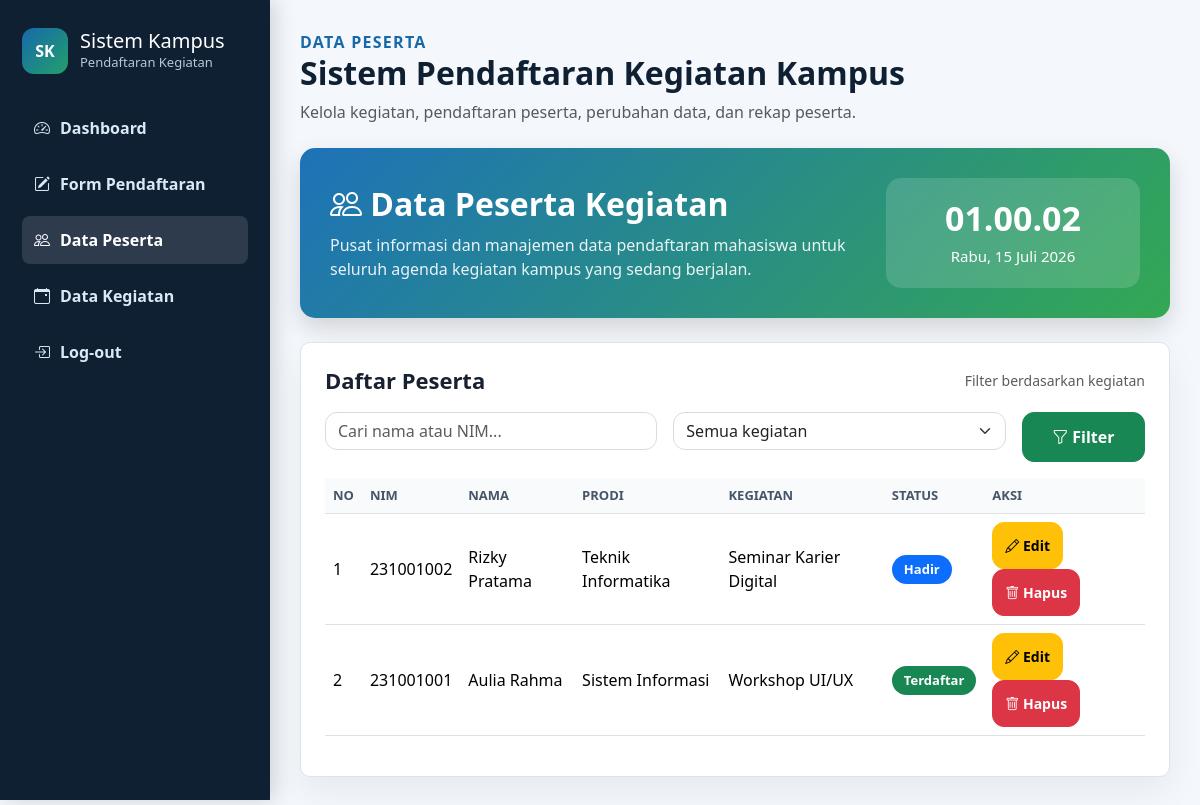
Page /data_peserta.php on the committed database.
### tables this page shows
CREATE TABLE `peserta` (
  `id_peserta` int(11) NOT NULL,
  `id_kegiatan` int(11) NOT NULL,
  `nim` varchar(20) NOT NULL,
  `nama_lengkap` varchar(100) NOT NULL,
  `program_studi` varchar(100) NOT NULL,
  `semester` tinyint(4) NOT NULL,
  `no_hp` varchar(20) DEFAULT NULL,
  `email` varchar(100) DEFAULT NULL,
  `alamat` text DEFAULT NULL,
  `status_pendaftaran` enum('terdaftar','hadir','batal') NOT NULL DEFAULT 'terdaftar',
  `tanggal_daftar` timestamp NOT NULL DEFAULT current_timestamp(),
  `catatan` text DEFAULT NULL
);

CREATE TABLE `kegiatan` (
  `id_kegiatan` int(11) NOT NULL,
  `kode_kegiatan` varchar(20) NOT NULL,
  `nama_kegiatan` varchar(150) NOT NULL,
  `kategori` enum('Seminar','Workshop','Lomba','Pelatihan','Lainnya') NOT NULL,
  `tanggal` date NOT NULL,
  `waktu_mulai` time NOT NULL,
  `waktu_selesai` time DEFAULT NULL,
  `lokasi` varchar(150) NOT NULL,
  `kuota` int(11) NOT NULL,
  `deskripsi` text DEFAULT NULL,
  `status` enum('dibuka','ditutup','selesai') NOT NULL DEFAULT 'dibuka',
  `created_by` int(11) DEFAULT NULL,
  `created_at` timestamp NOT NULL DEFAULT current_timestamp(),
  `updated_at` timestamp NOT NULL DEFAULT current_timestamp() ON UPDATE current_timestamp()
);

### data_peserta.php (the view, shortened to what this page needs)
<?php
include 'koneksi.php';
$keyword = isset($_GET['keyword']) ? $_GET['keyword'] : '';
$query = "
    SELECT
        peserta.*,
        kegiatan.nama_kegiatan
    FROM peserta
    JOIN kegiatan
        ON peserta.id_kegiatan = kegiatan.id_kegiatan
    WHERE 1=1
";
$query .= "
    ORDER BY peserta.id_peserta DESC
";
$data_peserta = mysqli_query($koneksi, $query);
?>
<!doctype html>
<html lang="id">
<head>
    <link href="https://cdn.jsdelivr.net/npm/bootstrap@5.3.3/dist/css/bootstrap.min.css" rel="stylesheet">
    <link href="https://cdn.jsdelivr.net/npm/bootstrap-icons@1.11.3/font/bootstrap-icons.css" rel="stylesheet">
    <link href="assets/css/style.css" rel="stylesheet">
</head>
<body>
    <aside class="sidebar">
        <div class="brand">
            <div class="brand-logo">SK</div>
            <div>
                <h1>Sistem Kampus</h1>
                <p>Pendaftaran Kegiatan</p>
            </div>
        </div>
        <nav class="menu">
            <a href="dashboard.php">
                <i class="bi bi-speedometer2"></i> Dashboard
            </a>
            <a href="form_daftar.php">
                <i class="bi bi-pencil-square"></i> Form Pendaftaran
            </a>
            <a href="data_peserta.php" class="active">
                <i class="bi bi-people"></i> Data Peserta
            </a>
            <a href="kegiatan.php">
                <i class="bi bi-calendar-event"></i> Data Kegiatan
            </a>
            <a href="logout.php">
                <i class="bi bi-box-arrow-in-right"></i> Log-out
            </a>
        </nav>
    </aside>
    <main class="content">
        <section class="topbar">
            <div>
                <p class="label">Data Peserta</p>
                <h2>Sistem Pendaftaran Kegiatan Kampus</h2>
                <p class="text-muted">
                    Kelola kegiatan, pendaftaran peserta, perubahan data, dan rekap peserta.
                </p>
            </div>
        </section>
        <section class="hero-dashboard mb-4" style="background: linear-gradient(135deg, #1d72b8 0%, #34a853 100%); color: white; padding: 30px; border-radius: 15px;">
            <div class="row align-items-center">
                <div class="col-lg-8">
                    <h2><i class="bi bi-people"></i> Data Peserta Kegiatan</h2>
                    <p class="mb-0">Pusat informasi dan manajemen data pendaftaran mahasiswa untuk seluruh agenda kegiatan kampus yang sedang berjalan.</p>
                </div>
                <div class="col-lg-4 text-lg-end">
                    <div class="hero-time">
                        <h3 id="jam">00:00:00</h3>
                        <span id="tanggal">Senin, 1 Januari 2026</span>
                    </div>
                </div>
            </div>
        </section>
        <section class="card-box mb-4">
            <div class="section-title">
                <h3>Daftar Peserta</h3>
                <span class="text-muted">Filter berdasarkan kegiatan</span>
            </div>
            <form method="get" class="row g-3 mb-3">
                <div class="col-md-5">
                    <input
                        type="text"
                        id="inputCari"
                        name="keyword"
                        class="form-control"
                        placeholder="Cari nama atau NIM..."
                        value="<?= htmlspecialchars($keyword); ?>"
                    >
                </div>
                <div class="col-md-5">
                    <select name="filter_kegiatan" class="form-select">
                        <option value="">Semua kegiatan</option>
                    </select>
                </div>
                <div class="col-md-2">
                    <button type="submit" class="btn btn-success w-100">
                        <i class="bi bi-funnel"></i> Filter
                    </button>
                </div>
            </form>
            <div class="table-responsive">
                <table class="table table-hover align-middle">
                    <thead>
                        <tr>
                            <th>No</th>
                            <th>NIM</th>
                            <th>Nama</th>
                            <th>Prodi</th>
                            <th>Kegiatan</th>
                            <th>Status</th>
                            <th>Aksi</th>
                        </tr>
                    </thead>
                    <tbody id="tabelPeserta">
                    <?php
                    $no = 1;
                    while($peserta = mysqli_fetch_assoc($data_peserta)){
                    ?>
                        <tr>
                            <td><?= $no++; ?></td>
                            <td><?= htmlspecialchars($peserta['nim']); ?></td>
                            <td><?= htmlspecialchars($peserta['nama_lengkap']); ?></td>
                            <td><?= htmlspecialchars($peserta['program_studi']); ?></td>
                            <td><?= htmlspecialchars($peserta['nama_kegiatan']); ?></td>
                            <td>
                                <?php if($peserta['status_pendaftaran'] == 'hadir'){ ?>
                                    <span class="badge bg-primary">Hadir</span>
                                <?php } elseif($peserta['status_pendaftaran'] == 'batal'){ ?>
                                    <span class="badge bg-danger">Batal</span>
                                <?php } else { ?>
                                    <span class="badge bg-success">Terdaftar</span>
                                <?php } ?>
                            </td>
                            <td>
                                <a href="edit_data.php?id=<?= $peserta['id_peserta']; ?>" class="btn btn-sm btn-warning">
                                    <i class="bi bi-pencil"></i> Edit
                                </a>
                                <a href="hapus_peserta.php?id=<?= $peserta['id_peserta']; ?>"
                                   onclick="return confirm('Yakin ingin menghapus data milik <?= htmlspecialchars($peserta['nama_lengkap']); ?>?')"
                                   class="btn btn-sm btn-danger">
                                    <i class="bi bi-trash"></i> Hapus
                                </a>
                            </td>
                        </tr>
                    <?php } ?>
                    </tbody>
                </table>
            </div>
        </section>
    </main>
</body>
</html>

### assets/css/style.css (style rules this page uses)
:root { --primary: #1769aa; --dark: #102033; --green: #22a06b; --light: #f6f8fb; --line: #dbe3ee; --text: #18212f; }
body { margin: 0; min-height: 100vh; color: var(--text); background: var(--light); font-family: "Segoe UI", Arial, sans-serif; }
.sidebar { position: fixed; width: 270px; min-height: 100vh; padding: 28px 22px; background: var(--dark); color: #fff; }
.brand { display: flex; gap: 12px; align-items: center; margin-bottom: 30px; }
.brand-logo { width: 46px; height: 46px; display: grid; place-items: center; border-radius: 12px; background: linear-gradient(135deg, var(--primary), var(--green)); font-weight: 800; }
.brand h1 { margin: 0; font-size: 20px; }
.brand p { margin: 0; color: #b7c7d8; font-size: 13px; }
.menu { display: grid; gap: 8px; }
.menu a { display: flex; gap: 10px; align-items: center; padding: 12px; border-radius: 8px; color: #dbe8f5; text-decoration: none; font-weight: 600; }
.menu a:hover, .menu a.active { background: rgba(255, 255, 255, .12); color: #fff; }
.content { margin-left: 270px; padding: 30px; }
.topbar { display: flex; justify-content: space-between; gap: 20px; align-items: center; margin-bottom: 24px; }
.label { color: var(--primary); font-weight: 800; letter-spacing: .08em; text-transform: uppercase; }
.card-box, .stat-card { border: 1px solid var(--line); border-radius: 10px; background: #fff; box-shadow: 0 15px 35px rgba(15, 23, 42, .06); }
.card-box { padding: 24px; }
.section-title { display: flex; justify-content: space-between; gap: 12px; align-items: center; margin-bottom: 18px; }
.section-title h3 { margin: 0; font-size: 22px; font-weight: 800; }
.section-title span { color: #64748b; font-size: 14px; }
.form-control, .form-select, .btn { border-radius: 8px; }
.table thead th { background: #f8fafc; color: #475569; font-size: 13px; text-transform: uppercase; }
body { background: #f4f7fb; }
.card-box, .stat-card { transition: all 0.3s ease; }
.sidebar { box-shadow: 5px 0 20px rgba(0,0,0,.15); }
.menu a { transition: all .3s ease; }
.topbar h2 { font-weight: 800; color: #102033; }
.topbar p { margin-bottom: 0; }
.card-box, .stat-card, .btn { animation: fadeUp .6s ease; }
.card-box { transition:.35s; }
.btn { transition:.3s; }
.table tbody tr { transition:.25s; }
body { animation:fadePage .8s ease; }
.hero-dashboard { background:linear-gradient(135deg,#1769aa,#22a06b); color:white; padding:35px; border-radius:20px; margin-bottom:25px; box-shadow:0 15px 35px rgba(0,0,0,.12); }
.hero-dashboard h2 { font-weight:800; }
.hero-dashboard p { margin-top:10px; opacity:.95; }
.hero-time { background:rgba(255,255,255,.18); padding:20px; border-radius:15px; text-align:center; }
.hero-time h3 { font-size:34px; font-weight:800 }
.hero-time span { font-size:15px; }
.hero-dashboard { background: linear-gradient(135deg,#1769aa,#22a06b); color:#fff; border-radius:18px; padding:35px; margin-bottom:25px; box-shadow:0 12px 30px rgba(0,0,0,.15); }
.hero-dashboard h2 { font-weight:700; margin-bottom:10px; }
.hero-dashboard p { opacity:.95; margin-bottom:0; }
.hero-time { background:rgba(255,255,255,.15); backdrop-filter:blur(8px); border-radius:15px; padding:20px; text-align:center; }
.hero-time h3 { font-size:32px; font-weight:700; margin-bottom:5px; }
.form-control, .form-select { border-radius:12px; border:1px solid #d6dce5; transition:.3s; }
.btn { border-radius:12px; transition:.3s; }
.content { animation:fadeIn .6s ease; }
.hero-dashboard { background: linear-gradient(135deg,#1769aa,#22a06b); color:#fff; padding:35px; border-radius:18px; margin-bottom:30px; box-shadow:0 10px 25px rgba(0,0,0,.15); animation:fadeUp .8s; }
.hero-dashboard p { opacity:.9; }
.hero-dashboard h3 { font-size:34px; font-weight:bold; }
.hero-dashboard span { font-size:15px; }
.table tbody tr { transition:.3s; }
.form-control { border-radius:0 10px 10px 0; }
.badge { font-size:13px; padding:8px 12px; border-radius:30px; }
.card-box { animation:fadeUp .8s; }
.form-control, .form-select { border-radius:12px; transition:.3s; }
.btn { border-radius:12px; padding:12px; font-weight:600; transition:.3s; }

### rows in the picture
peserta: nim "231001002", nama_lengkap "Rizky Pratama", program_studi "Teknik Informatika", id_kegiatan.nama_kegiatan "Seminar Karier Digital", status_pendaftaran "Hadir"
peserta: nim "231001001", nama_lengkap "Aulia Rahma", program_studi "Sistem Informasi", id_kegiatan.nama_kegiatan "Workshop UI/UX", status_pendaftaran "Terdaftar"
